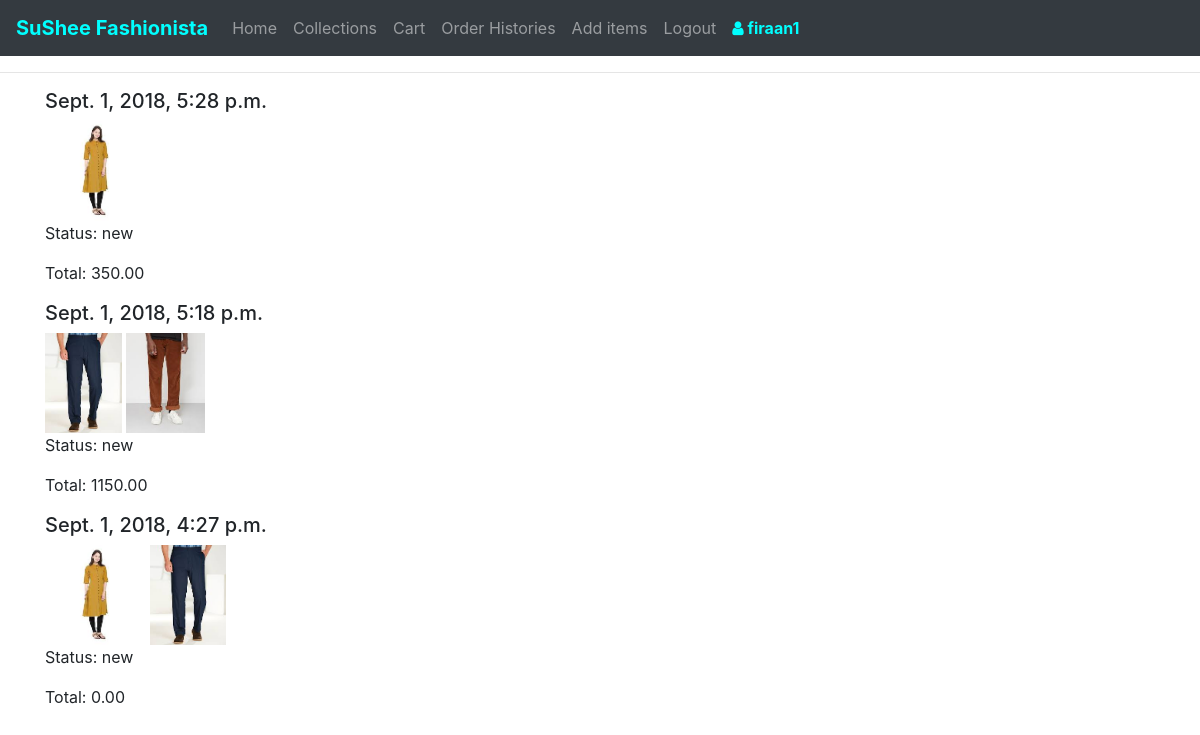
Page /histories (signed in) on the earlier database version.
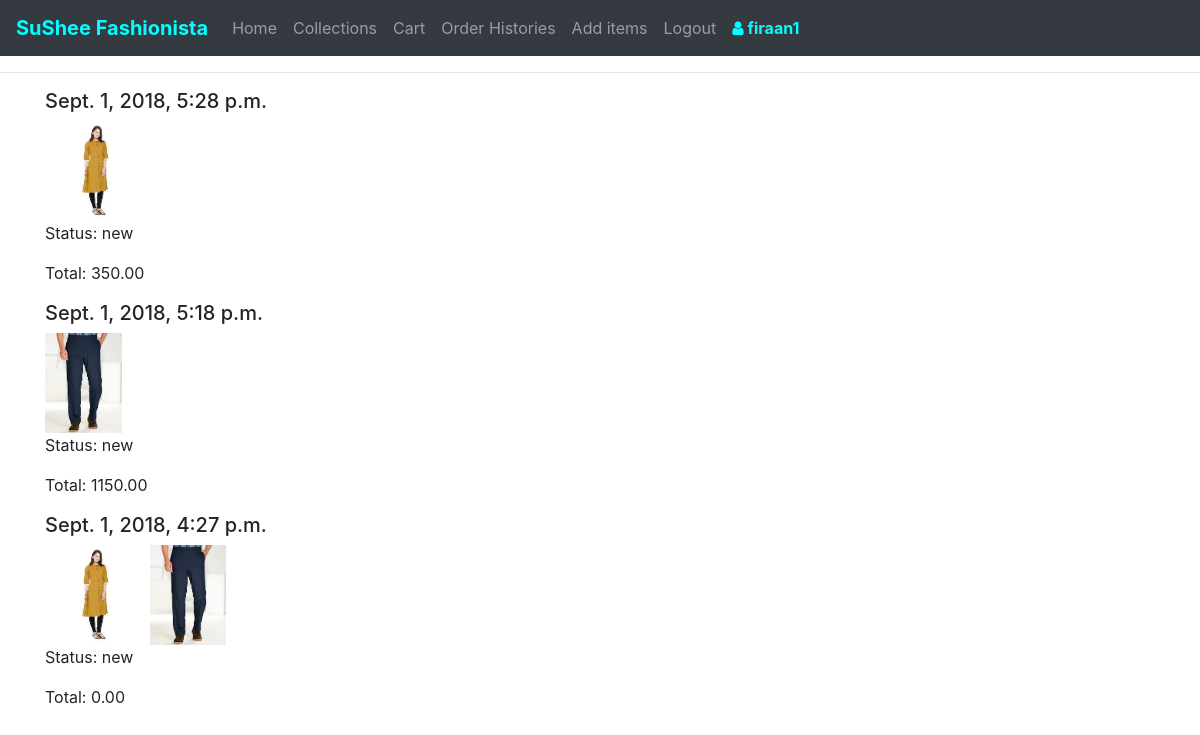
Same page on the later database version.
### shopping/models.py (models this page shows, shortened)
class PlacedOrder(models.Model):
    STATUS = Choices(
        ('new', _('new')),
        ('in_progress', _('in_progress')),
        ('delivered', _('delivered'))
    )
    user = models.ForeignKey(User, on_delete = models.SET_NULL, null = True, related_name = "ordered_user")
    deliveryaddress = models.ForeignKey(DeliveryAddress, on_delete = models.SET_NULL, null = True, related_name = "delivery_address")
    order = models.ManyToManyField(DressOrder, related_name = "ordered_dress")
    status = models.CharField(choices = STATUS, default = STATUS.new, max_length = 25)
    datetime = models.DateTimeField(auto_now_add=True)
    total = models.DecimalField(max_digits = 9, decimal_places = 2)

class KurtaRate(models.Model):
    dresstype = models.CharField(max_length = 25, default="kurta", editable = False)
    name = models.CharField(max_length = 100)
    model = models.CharField(max_length = 25)
    image = models.ManyToManyField(Document, related_name = "kurta_image")
    size = models.ManyToManyField(KurtaSize, related_name = "kurta_size")
    price = models.DecimalField(max_digits = 7, decimal_places = 2)

class Document(models.Model):
    document = models.FileField(upload_to='documents/%Y/%m/%d')
    color = models.ForeignKey(Color, on_delete = models.SET_NULL, null = True, related_name = "dress_color")
    datetime = models.DateTimeField(auto_now_add=True)

class TrouserRate(models.Model):
    dresstype = models.CharField(max_length = 25, default="trouser", editable = False)
    name = models.CharField(max_length = 100)
    model = models.CharField(max_length = 25)
    image = models.ManyToManyField(Document, related_name = "trouser_image")
    size = models.ManyToManyField(TrouserSize, related_name = "trouser_size")
    price = models.DecimalField(max_digits = 7, decimal_places = 2)

### shopping/views.py (the view, shortened to what this page needs)
# urls.py: path("histories", views.histories, name="histories"),
@login_required(login_url='/login')
def histories(request):
    status = None
    placed_orders = PlacedOrder.objects.filter(user = request.user).order_by('-pk')
    context = {
    "kurtarate" : rate_dict['kurta']['rate'].objects.all(),
    "toprate" : rate_dict['top']['rate'].objects.all(),
    "trouserrate" : rate_dict['trouser']['rate'].objects.all(),
    "sareerate" : rate_dict['saree']['rate'].objects.all(),
    "placed_orders" : placed_orders,
    "status" : status
    }
    return render(request, "shopping/histories.html", context)

### shopping/templates/shopping/histories.html (shortened to what this page needs)
{% extends "shopping/layout.html" %}
{% block body %}
<hr>
<div class="container">
{% for placed_order in placed_orders %}
  <div>
    <h5>{{placed_order.datetime}}</h5>
      {% for order in placed_order.order.all %}
        {% if order.dresstype == "kurta" %}
          {% for kurta in kurtarate %}
            {% if kurta.pk == order.dresspk %}
              <a class="historyimg" href="{% url 'dressitem' kurta.dresstype kurta.pk %}"><img src="{{kurta.image.first.document.url}}" /></a>
            {% endif %}
          {% endfor %}
        {% endif %}
        {% if order.dresstype == "trouser" %}
          {% for trouser in trouserrate %}
            {% if trouser.pk == order.dresspk %}
              <a class="historyimg" href="{% url 'dressitem' trouser.dresstype trouser.pk %}"><img src="{{trouser.image.first.document.url}}" /></a>
            {% endif %}
          {% endfor %}
        {% endif %}
      {% endfor %}
    <p>Status: {{placed_order.status}}</p>
    <p>Total: {{placed_order.total}}</p>
{% empty %}
    <li>No previous orders</li>
{% endfor %}
</div>
{% endblock %}

Differences in the rows shown:
removed TrouserRate: image.first.document (picture)
